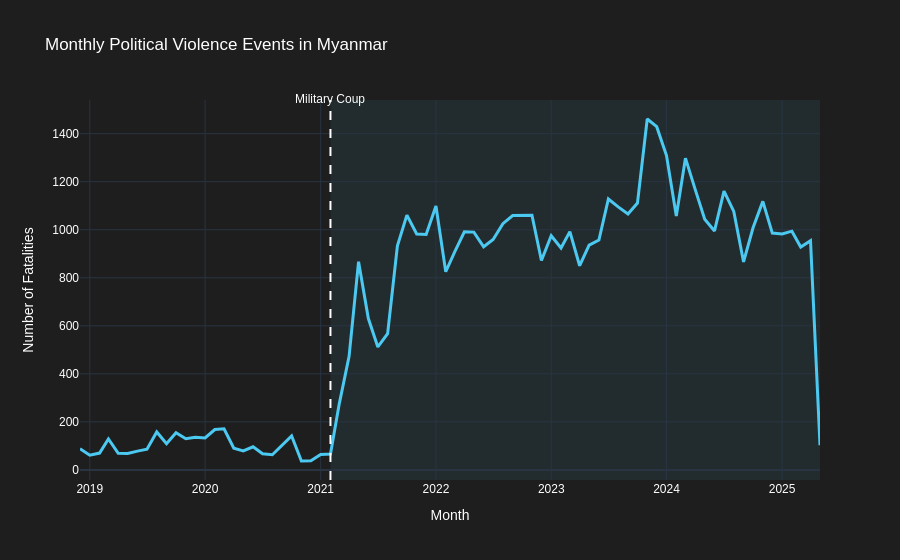

Notebook code cell kept with this figure:
### Markdown cell above
## 2. Fatalities

Aggregates total fatalities by month and converts the time variable into datetime format.

Plots a line graph to show how fatalities change over time.

Marks the February 2021 coup with a vertical line and lightly shades the post coup period.

Applies a dark theme and labels axes to clearly present trends in conflict lethality.

### Code cell
monthly_fatalities = df.groupby('month')['fatalities'].sum().reset_index(name='Fatalities')
monthly_fatalities['month'] = pd.to_datetime(monthly_fatalities['month'].astype(str))

fig = px.line(
    monthly_events,
    x='month',
    y='Events',
    title='Monthly Political Violence Events in Myanmar',
    labels={
        'month': 'Month',
        'Events': 'Number of Events'
    }
)

fig.update_traces(
    line=dict(color='#4cc9f0', width=3),
    hovertemplate="<b>%{x|%B %Y}</b><br>Events: %{y}<extra></extra>"
)

fig.update_traces(line=dict(color='#4cc9f0', width=3))

fig.update_traces(line=dict(color='#4cc9f0', width=3))

fig.add_shape(
    type="line",
    x0="2021-02-01",
    x1="2021-02-01",
    y0=0,
    y1=1,
    xref="x",
    yref="paper",
    line=dict(color="white", dash="dash", width=2)
)

fig.add_annotation(
    x="2021-02-01",
    y=1,
    xref="x",
    yref="paper",
    text="Military Coup",
    showarrow=False,
    yshift=10,
    font=dict(color="white")
)

fig.add_vrect(
    x0="2021-02-01",
    x1=monthly_fatalities['month'].max(),
    fillcolor="#4cc9f0",
    opacity=0.08,
    layer="below",
    line_width=0
)

fig.update_layout(
    template='plotly_dark',
    plot_bgcolor='#1e1e1e',
    paper_bgcolor='#1e1e1e',
    font=dict(family='Helvetica', color='white'),
    xaxis_title='Month',
    yaxis_title='Number of Fatalities'
)

fig.show()

### Figure 1 — Plotly figure (JSON) as saved in the notebook; plotly's stock layout.template omitted (floating-point values rounded to 4 significant figures)
{"data": [{"hovertemplate": "<b>%{x|%B %Y}</b><br>Events: %{y}<extra></extra>", "legendgroup": "", "line": {"color": "#4cc9f0", "dash": "solid", "width": 3}, "marker": {"symbol": "circle"}, "mode": "lines", "name": "", "orientation": "v", "showlegend": false, "type": "scatter", "x": ["2018-12-01T00:00:00.000000", "2019-01-01T00:00:00.000000", "2019-02-01T00:00:00.000000", "2019-03-01T00:00:00.000000", "2019-04-01T00:00:00.000000", "2019-05-01T00:00:00.000000", "2019-06-01T00:00:00.000000", "2019-07-01T00:00:00.000000", "2019-08-01T00:00:00.000000", "2019-09-01T00:00:00.000000", "2019-10-01T00:00:00.000000", "2019-11-01T00:00:00.000000", "2019-12-01T00:00:00.000000", "2020-01-01T00:00:00.000000", "2020-02-01T00:00:00.000000", "2020-03-01T00:00:00.000000", "2020-04-01T00:00:00.000000", "2020-05-01T00:00:00.000000", "2020-06-01T00:00:00.000000", "2020-07-01T00:00:00.000000", "2020-08-01T00:00:00.000000", "2020-09-01T00:00:00.000000", "2020-10-01T00:00:00.000000", "2020-11-01T00:00:00.000000", "2020-12-01T00:00:00.000000", "2021-01-01T00:00:00.000000", "2021-02-01T00:00:00.000000", "2021-03-01T00:00:00.000000", "2021-04-01T00:00:00.000000", "2021-05-01T00:00:00.000000", "2021-06-01T00:00:00.000000", "2021-07-01T00:00:00.000000", "2021-08-01T00:00:00.000000", "2021-09-01T00:00:00.000000", "2021-10-01T00:00:00.000000", "2021-11-01T00:00:00.000000", "2021-12-01T00:00:00.000000", "2022-01-01T00:00:00.000000", "2022-02-01T00:00:00.000000", "2022-03-01T00:00:00.000000", "2022-04-01T00:00:00.000000", "2022-05-01T00:00:00.000000", "2022-06-01T00:00:00.000000", "2022-07-01T00:00:00.000000", "2022-08-01T00:00:00.000000", "2022-09-01T00:00:00.000000", "2022-10-01T00:00:00.000000", "2022-11-01T00:00:00.000000", "2022-12-01T00:00:00.000000", "2023-01-01T00:00:00.000000", "2023-02-01T00:00:00.000000", "2023-03-01T00:00:00.000000", "2023-04-01T00:00:00.000000", "2023-05-01T00:00:00.000000", "2023-06-01T00:00:00.000000", "2023-07-01T00:00:00.000000", "2023-08-01T00:00:00.000000", "2023-09-01T00:00:00.000000", "2023-10-01T00:00:00.000000", "2023-11-01T00:00:00.000000", "2023-12-01T00:00:00.000000", "2024-01-01T00:00:00.000000", "2024-02-01T00:00:00.000000", "2024-03-01T00:00:00.000000", "2024-04-01T00:00:00.000000", "2024-05-01T00:00:00.000000", "2024-06-01T00:00:00.000000", "2024-07-01T00:00:00.000000", "2024-08-01T00:00:00.000000", "2024-09-01T00:00:00.000000", "2024-10-01T00:00:00.000000", "2024-11-01T00:00:00.000000", "2024-12-01T00:00:00.000000", "2025-01-01T00:00:00.000000", "2025-02-01T00:00:00.000000", "2025-03-01T00:00:00.000000", "2025-04-01T00:00:00.000000", "2025-05-01T00:00:00.000000"], "xaxis": "x", "y": [88, 61, 70, 129, 69, 68, 78, 86, 158, 109, 155, 130, 136, 133, 168, 171, 90, 79, 96, 67, 63, 101, 141, 37, 38, 64, 66, 276, 473, 867, 630, 512, 567, 933, 1061, 982, 980, 1099, 825, 907, 991, 990, 929, 959, 1025, 1059, 1059, 1060, 872, 975, 924, 992, 850, 936, 957, 1128, 1095, 1066, 1111, 1461, 1429, 1309, 1057, 1298, 1167, 1044, 995, 1161, 1076, 866, 1008, 1118, 986, 982, 994, 928, 954, 103], "yaxis": "y"}], "layout": {"annotations": [{"font": {"color": "white"}, "showarrow": false, "text": "Military Coup", "x": "2021-02-01", "xref": "x", "y": 1, "yref": "paper", "yshift": 10}], "font": {"color": "white", "family": "Helvetica"}, "legend": {"tracegroupgap": 0}, "paper_bgcolor": "#1e1e1e", "plot_bgcolor": "#1e1e1e", "shapes": [{"line": {"color": "white", "dash": "dash", "width": 2}, "type": "line", "x0": "2021-02-01", "x1": "2021-02-01", "xref": "x", "y0": 0, "y1": 1, "yref": "paper"}, {"fillcolor": "#4cc9f0", "layer": "below", "line": {"width": 0}, "opacity": 0.08, "type": "rect", "x0": "2021-02-01", "x1": "2025-05-01T00:00:00", "xref": "x", "y0": 0, "y1": 1, "yref": "y domain"}], "title": {"text": "Monthly Political Violence Events in Myanmar"}, "xaxis": {"anchor": "y", "domain": [0, 1], "title": {"text": "Month"}}, "yaxis": {"anchor": "x", "domain": [0, 1], "title": {"text": "Number of Fatalities"}}}}
